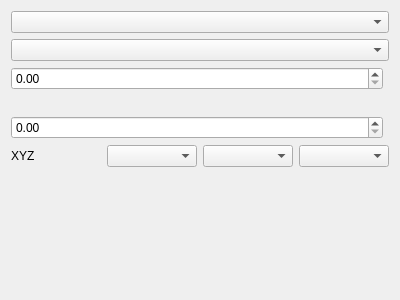
<?xml version="1.0" encoding="utf-8"?>
<ui version="4.0">
 <author>
    SPDX-FileCopyrightText: none
    SPDX-License-Identifier: GPL-3.0-or-later
  </author>
 <class>WidgetConvertHeightToNormalMap</class>
 <widget class="QWidget" name="WidgetConvertHeightToNormalMap">
  <property name="geometry">
   <rect>
    <x>0</x>
    <y>0</y>
    <width>400</width>
    <height>300</height>
   </rect>
  </property>
  <layout class="QVBoxLayout" name="verticalLayout">
   <item>
    <widget class="QComboBox" name="cmbType"/>
   </item>
   <item>
    <widget class="QComboBox" name="cmbChannel"/>
   </item>
   <item>
    <layout class="QGridLayout" name="gridLayout">
     <item column="1" row="0" rowspan="3">
      <widget class="KoAspectButton" name="btnAspect" native="true"/>
     </item>
     <item column="0" row="0">
      <widget class="KisDoubleSliderSpinBox" name="sldHorizontalRadius" native="true"/>
     </item>
     <item column="0" row="2">
      <widget class="KisDoubleSliderSpinBox" name="sldVerticalRadius" native="true"/>
     </item>
     <item column="0" row="1">
      <spacer name="horizontalSpacer">
       <property name="orientation">
        <enum>Qt::Horizontal</enum>
       </property>
       <property name="sizeHint" stdset="0">
        <size>
         <width>40</width>
         <height>20</height>
        </size>
       </property>
      </spacer>
     </item>
    </layout>
   </item>
   <item>
    <layout class="QHBoxLayout" name="horizontalLayout">
     <item>
      <widget class="QLabel" name="label">
       <property name="text">
        <string>XYZ</string>
       </property>
      </widget>
     </item>
     <item>
      <widget class="QComboBox" name="cmbRed"/>
     </item>
     <item>
      <widget class="QComboBox" name="cmbGreen"/>
     </item>
     <item>
      <widget class="QComboBox" name="cmbBlue"/>
     </item>
    </layout>
   </item>
   <item>
    <spacer name="verticalSpacer">
     <property name="orientation">
      <enum>Qt::Vertical</enum>
     </property>
     <property name="sizeHint" stdset="0">
      <size>
       <width>20</width>
       <height>40</height>
      </size>
     </property>
    </spacer>
   </item>
  </layout>
 </widget>
 <customwidgets>
  <customwidget>
   <class>KoAspectButton</class>
   <extends>QWidget</extends>
   <header>KoAspectButton.h</header>
   <container>1</container>
  </customwidget>
  <customwidget>
   <class>KisDoubleSliderSpinBox</class>
   <extends>QDoubleSpinBox</extends>
   <header>kis_slider_spin_box.h</header>
   <container>1</container>
  </customwidget>
 </customwidgets>
 <resources/>
 <connections/>
</ui>
